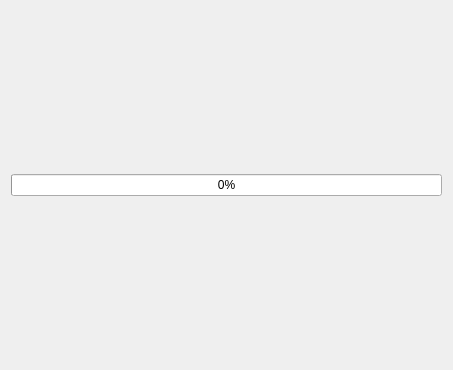
<?xml version="1.0" encoding="UTF-8"?>
<ui version="4.0">
 <class>MassInitTablesProgress</class>
 <widget class="QWizardPage" name="MassInitTablesProgress">
  <property name="geometry">
   <rect>
    <x>0</x>
    <y>0</y>
    <width>453</width>
    <height>370</height>
   </rect>
  </property>
  <property name="windowTitle">
   <string>WizardPage</string>
  </property>
  <layout class="QVBoxLayout" name="verticalLayout">
   <item>
    <widget class="QProgressBar" name="progressBar">
     <property name="value">
      <number>0</number>
     </property>
    </widget>
   </item>
  </layout>
 </widget>
 <resources/>
 <connections/>
</ui>
